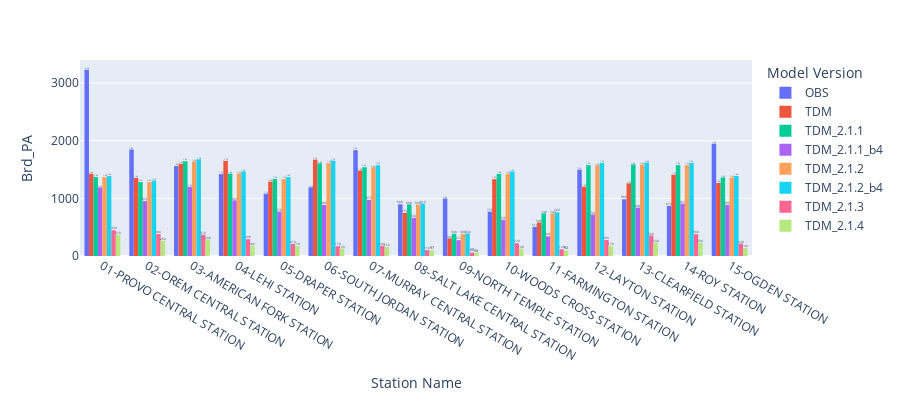

Notebook source saved alongside this figure:
### Code cell
lstValues = list([
    f'Brd_{pa_od}',
    f'Brd_Direct_{pa_od}',
    f'Brd_Transfer_{pa_od}',
    f'Brd_{pa_od}_Perc',
    f'Brd_Direct_{pa_od}_Perc',
    f'Brd_Transfer{pa_od}_Perc'
])
accessModeOptions = ['drive', 'walk', 'All']

selectValues = widgets.Select(options=lstValues, value=(f'Brd_{pa_od}' ), description = 'Select Variable')
selectAccessMode = widgets.Dropdown(options=accessModeOptions, value='All', description='Access Mode')

# Set up a global variable to track whether the widgets have been changed
firstTime = False

# create output widget to display filtered DataFrame
output = widgets.Output()
hbox = widgets.HBox([selectValues, selectAccessMode])

# create interactive widget
interactive_output = widgets.interactive_output(plotit, {'variable':selectValues, 'access_mode': selectAccessMode})

display(hbox)
display(interactive_output)
display(output)

### Figure 1 — Plotly figure (JSON) as saved in the notebook; plotly's stock layout.template omitted (floating-point values rounded to 4 significant figures)
{"data": [{"alignmentgroup": "True", "bingroup": "x", "histfunc": "sum", "hovertemplate": "Source=OBS<br>station=%{x}<br>sum of Brd_PA=%{y}<extra></extra>", "legendgroup": "OBS", "marker": {"color": "#636efa", "pattern": {"shape": ""}}, "name": "OBS", "offsetgroup": "OBS", "orientation": "v", "showlegend": true, "texttemplate": "%{value:.2s}", "type": "histogram", "x": ["01-PROVO CENTRAL STATION", "02-OREM CENTRAL STATION", "03-AMERICAN FORK STATION", "04-LEHI STATION", "05-DRAPER STATION", "06-SOUTH JORDAN STATION", "07-MURRAY CENTRAL STATION", "08-SALT LAKE CENTRAL STATION", "09-NORTH TEMPLE STATION", "10-WOODS CROSS STATION", "11-FARMINGTON STATION", "12-LAYTON STATION", "13-CLEARFIELD STATION", "14-ROY STATION", "15-OGDEN STATION"], "xaxis": "x", "y": [3229.0, 1847.0, 1560.0, 1421.0, 1080.0, 1192.0, 1835.0, 897.2, 996.8, 767.5, 505.5, 1497.0, 983.6, 867.8, 1948.0], "yaxis": "y"}, {"alignmentgroup": "True", "bingroup": "x", "histfunc": "sum", "hovertemplate": "Source=TDM<br>station=%{x}<br>sum of Brd_PA=%{y}<extra></extra>", "legendgroup": "TDM", "marker": {"color": "#EF553B", "pattern": {"shape": ""}}, "name": "TDM", "offsetgroup": "TDM", "orientation": "v", "showlegend": true, "texttemplate": "%{value:.2s}", "type": "histogram", "x": ["01-PROVO CENTRAL STATION", "02-OREM CENTRAL STATION", "03-AMERICAN FORK STATION", "04-LEHI STATION", "05-DRAPER STATION", "06-SOUTH JORDAN STATION", "07-MURRAY CENTRAL STATION", "08-SALT LAKE CENTRAL STATION", "09-NORTH TEMPLE STATION", "10-WOODS CROSS STATION", "11-FARMINGTON STATION", "12-LAYTON STATION", "13-CLEARFIELD STATION", "14-ROY STATION", "15-OGDEN STATION"], "xaxis": "x", "y": [1427.0, 1354.0, 1599.0, 1650.0, 1289.0, 1671.0, 1482.0, 746.8, 304.4, 1333.0, 581.1, 1202.0, 1260.0, 1409.0, 1267.0], "yaxis": "y"}, {"alignmentgroup": "True", "bingroup": "x", "histfunc": "sum", "hovertemplate": "Source=TDM_2.1.1<br>station=%{x}<br>sum of Brd_PA=%{y}<extra></extra>", "legendgroup": "TDM_2.1.1", "marker": {"color": "#00cc96", "pattern": {"shape": ""}}, "name": "TDM_2.1.1", "offsetgroup": "TDM_2.1.1", "orientation": "v", "showlegend": true, "texttemplate": "%{value:.2s}", "type": "histogram", "x": ["01-PROVO CENTRAL STATION", "02-OREM CENTRAL STATION", "03-AMERICAN FORK STATION", "04-LEHI STATION", "05-DRAPER STATION", "06-SOUTH JORDAN STATION", "07-MURRAY CENTRAL STATION", "08-SALT LAKE CENTRAL STATION", "09-NORTH TEMPLE STATION", "10-WOODS CROSS STATION", "11-FARMINGTON STATION", "12-LAYTON STATION", "13-CLEARFIELD STATION", "14-ROY STATION", "15-OGDEN STATION"], "xaxis": "x", "y": [1369.0, 1282.0, 1644.0, 1429.0, 1335.0, 1607.0, 1540.0, 894.4, 385.0, 1423.0, 738.6, 1575.0, 1587.0, 1577.0, 1362.0], "yaxis": "y"}, {"alignmentgroup": "True", "bingroup": "x", "histfunc": "sum", "hovertemplate": "Source=TDM_2.1.1_b4<br>station=%{x}<br>sum of Brd_PA=%{y}<extra></extra>", "legendgroup": "TDM_2.1.1_b4", "marker": {"color": "#ab63fa", "pattern": {"shape": ""}}, "name": "TDM_2.1.1_b4", "offsetgroup": "TDM_2.1.1_b4", "orientation": "v", "showlegend": true, "texttemplate": "%{value:.2s}", "type": "histogram", "x": ["01-PROVO CENTRAL STATION", "02-OREM CENTRAL STATION", "03-AMERICAN FORK STATION", "04-LEHI STATION", "05-DRAPER STATION", "06-SOUTH JORDAN STATION", "07-MURRAY CENTRAL STATION", "08-SALT LAKE CENTRAL STATION", "09-NORTH TEMPLE STATION", "10-WOODS CROSS STATION", "11-FARMINGTON STATION", "12-LAYTON STATION", "13-CLEARFIELD STATION", "14-ROY STATION", "15-OGDEN STATION"], "xaxis": "x", "y": [1189.0, 952.9, 1199.0, 964.2, 770.1, 884.1, 971.0, 661.3, 273.5, 626.9, 341.1, 718.7, 838.5, 908.5, 885.3], "yaxis": "y"}, {"alignmentgroup": "True", "bingroup": "x", "histfunc": "sum", "hovertemplate": "Source=TDM_2.1.2<br>station=%{x}<br>sum of Brd_PA=%{y}<extra></extra>", "legendgroup": "TDM_2.1.2", "marker": {"color": "#FFA15A", "pattern": {"shape": ""}}, "name": "TDM_2.1.2", "offsetgroup": "TDM_2.1.2", "orientation": "v", "showlegend": true, "texttemplate": "%{value:.2s}", "type": "histogram", "x": ["01-PROVO CENTRAL STATION", "02-OREM CENTRAL STATION", "03-AMERICAN FORK STATION", "04-LEHI STATION", "05-DRAPER STATION", "06-SOUTH JORDAN STATION", "07-MURRAY CENTRAL STATION", "08-SALT LAKE CENTRAL STATION", "09-NORTH TEMPLE STATION", "10-WOODS CROSS STATION", "11-FARMINGTON STATION", "12-LAYTON STATION", "13-CLEARFIELD STATION", "14-ROY STATION", "15-OGDEN STATION"], "xaxis": "x", "y": [1368.0, 1282.0, 1642.0, 1430.0, 1336, 1611.0, 1539.0, 892.4, 383.8, 1428.0, 738.9, 1574.0, 1586.0, 1576.0, 1360.0], "yaxis": "y"}, {"alignmentgroup": "True", "bingroup": "x", "histfunc": "sum", "hovertemplate": "Source=TDM_2.1.2_b4<br>station=%{x}<br>sum of Brd_PA=%{y}<extra></extra>", "legendgroup": "TDM_2.1.2_b4", "marker": {"color": "#19d3f3", "pattern": {"shape": ""}}, "name": "TDM_2.1.2_b4", "offsetgroup": "TDM_2.1.2_b4", "orientation": "v", "showlegend": true, "texttemplate": "%{value:.2s}", "type": "histogram", "x": ["01-PROVO CENTRAL STATION", "02-OREM CENTRAL STATION", "03-AMERICAN FORK STATION", "04-LEHI STATION", "05-DRAPER STATION", "06-SOUTH JORDAN STATION", "07-MURRAY CENTRAL STATION", "08-SALT LAKE CENTRAL STATION", "09-NORTH TEMPLE STATION", "10-WOODS CROSS STATION", "11-FARMINGTON STATION", "12-LAYTON STATION", "13-CLEARFIELD STATION", "14-ROY STATION", "15-OGDEN STATION"], "xaxis": "x", "y": [1386.0, 1307.0, 1677.0, 1466.0, 1368.0, 1653.0, 1575.0, 909.4, 390.9, 1466.0, 757.1, 1613.0, 1621.0, 1613.0, 1388.0], "yaxis": "y"}, {"alignmentgroup": "True", "bingroup": "x", "histfunc": "sum", "hovertemplate": "Source=TDM_2.1.3<br>station=%{x}<br>sum of Brd_PA=%{y}<extra></extra>", "legendgroup": "TDM_2.1.3", "marker": {"color": "#FF6692", "pattern": {"shape": ""}}, "name": "TDM_2.1.3", "offsetgroup": "TDM_2.1.3", "orientation": "v", "showlegend": true, "texttemplate": "%{value:.2s}", "type": "histogram", "x": ["01-PROVO CENTRAL STATION", "02-OREM CENTRAL STATION", "03-AMERICAN FORK STATION", "04-LEHI STATION", "05-DRAPER STATION", "06-SOUTH JORDAN STATION", "07-MURRAY CENTRAL STATION", "08-SALT LAKE CENTRAL STATION", "09-NORTH TEMPLE STATION", "10-WOODS CROSS STATION", "11-FARMINGTON STATION", "12-LAYTON STATION", "13-CLEARFIELD STATION", "14-ROY STATION", "15-OGDEN STATION"], "xaxis": "x", "y": [446.5, 380.7, 369.7, 291.5, 207.6, 168.8, 178.1, 105.6, 59.66, 221.8, 116.1, 277.8, 356.4, 378.6, 216.4], "yaxis": "y"}, {"alignmentgroup": "True", "bingroup": "x", "histfunc": "sum", "hovertemplate": "Source=TDM_2.1.4<br>station=%{x}<br>sum of Brd_PA=%{y}<extra></extra>", "legendgroup": "TDM_2.1.4", "marker": {"color": "#B6E880", "pattern": {"shape": ""}}, "name": "TDM_2.1.4", "offsetgroup": "TDM_2.1.4", "orientation": "v", "showlegend": true, "texttemplate": "%{value:.2s}", "type": "histogram", "x": ["01-PROVO CENTRAL STATION", "02-OREM CENTRAL STATION", "03-AMERICAN FORK STATION", "04-LEHI STATION", "05-DRAPER STATION", "06-SOUTH JORDAN STATION", "07-MURRAY CENTRAL STATION", "08-SALT LAKE CENTRAL STATION", "09-NORTH TEMPLE STATION", "10-WOODS CROSS STATION", "11-FARMINGTON STATION", "12-LAYTON STATION", "13-CLEARFIELD STATION", "14-ROY STATION", "15-OGDEN STATION"], "xaxis": "x", "y": [369.2, 264.4, 285.7, 178.0, 171.1, 128.7, 154.6, 96.75, 55.54, 128.9, 91.65, 174.6, 232.5, 230.0, 137.9], "yaxis": "y"}], "layout": {"barmode": "group", "height": 400, "legend": {"title": {"text": "Model Version"}, "tracegroupgap": 0}, "margin": {"t": 60}, "xaxis": {"anchor": "y", "domain": [0, 1], "title": {"text": "Station Name"}}, "yaxis": {"anchor": "x", "domain": [0, 1], "title": {"text": "Brd_PA"}}}}
